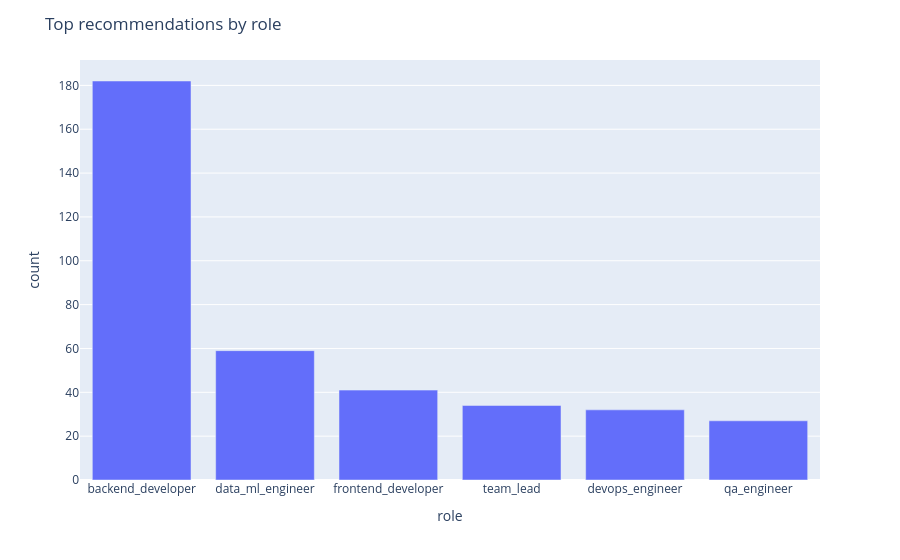

Write notebook code for a chart like this one.
### Code cell
import plotly.express as px

role_counts = top_by_task["role"].value_counts().reset_index()
role_counts.columns = ["role", "count"]

fig = px.bar(role_counts, x="role", y="count")
fig.update_layout(title="Top recommendations by role")
fig.show()
fig.write_html(FIGURES / "fairness_recommendations_by_role.html")

### Figure 1 — Plotly figure (JSON) as saved in the notebook; plotly's stock layout.template omitted (floating-point values rounded to 4 significant figures)
{"data": [{"hovertemplate": "role=%{x}<br>count=%{y}<extra></extra>", "legendgroup": "", "marker": {"color": "#636efa", "pattern": {"shape": ""}}, "name": "", "orientation": "v", "showlegend": false, "textposition": "auto", "type": "bar", "x": ["backend_developer", "data_ml_engineer", "frontend_developer", "team_lead", "devops_engineer", "qa_engineer"], "xaxis": "x", "y": [182, 59, 41, 34, 32, 27], "yaxis": "y"}], "layout": {"barmode": "relative", "legend": {"tracegroupgap": 0}, "margin": {"t": 60}, "title": {"text": "Top recommendations by role"}, "xaxis": {"anchor": "y", "domain": [0, 1], "title": {"text": "role"}}, "yaxis": {"anchor": "x", "domain": [0, 1], "title": {"text": "count"}}}}
